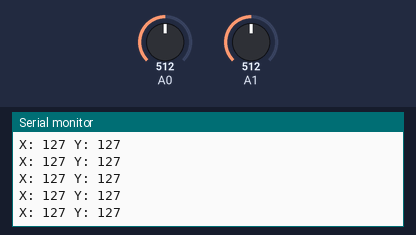
The sketch below on a simulated Arduino Uno, built with avr-gcc and run on an emulated ATmega328P. Parts: the last lines printed to the serial monitor. Inputs (shaded band) come from the test bench; at power-on: A0 = 512, A1 = 512. No radio packets arrive unless stated.

Above: at 1.2 s.
1.3 s: A0 set to 716
At 1.45 s:
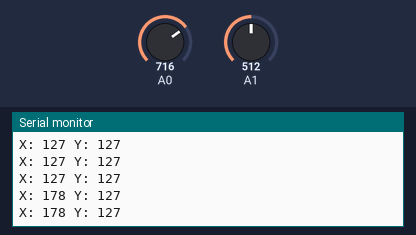
2.8 s: A1 set to 716
At 2.89 s:
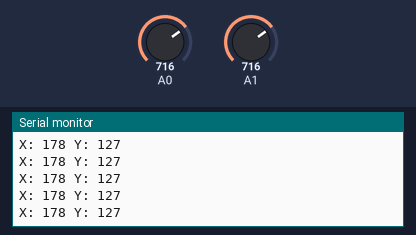
4.3 s: A0 set to 900
At 4.34 s:
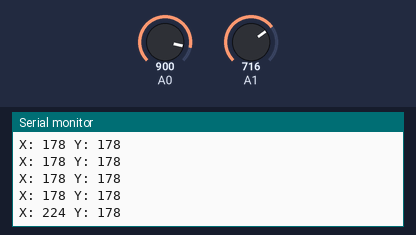
5.8 s: A1 set to 900
At 5.89 s:
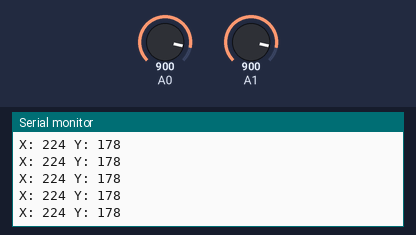
Timing chart, 0 to 8.3 s (numbered marks = the images above; inputs shaded):
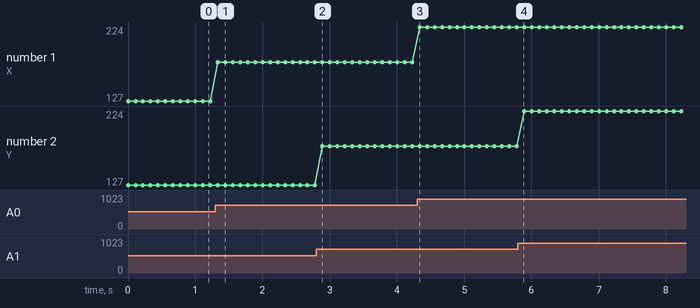

The sketch:

Transmitter.ino
```cpp
#include <RH_ASK.h>
#include <SPI.h>

RH_ASK rf_driver;
uint8_t* dataPacket;

void setup()
{
    Serial.begin(9600);
    dataPacket = new uint8_t[2];
    rf_driver.init();
}

void loop(){

  const uint8_t joystickX = map(analogRead(A0), 0, 1023, 0, 255);
  const uint8_t joystickY = map(analogRead(A1), 0, 1023, 0, 255);
  dataPacket[0] = joystickX;
  dataPacket[1] = joystickY;

  Serial.print("X: ");
  Serial.print(joystickX);
  Serial.print(" Y: ");
  Serial.println(joystickY);

  rf_driver.send(dataPacket, 2);
  rf_driver.waitPacketSent();
  delay(50);
}
```

Measured:
- after the input at 1.3 s, the serial monitor: prints a new line at once (image 1)
- after the input at 4.3 s, the serial monitor: prints a new line at once (image 3)
- plotted number 1: 127 → 178 after the input at 1.3 s, 178 → 224 after the input at 4.3 s
